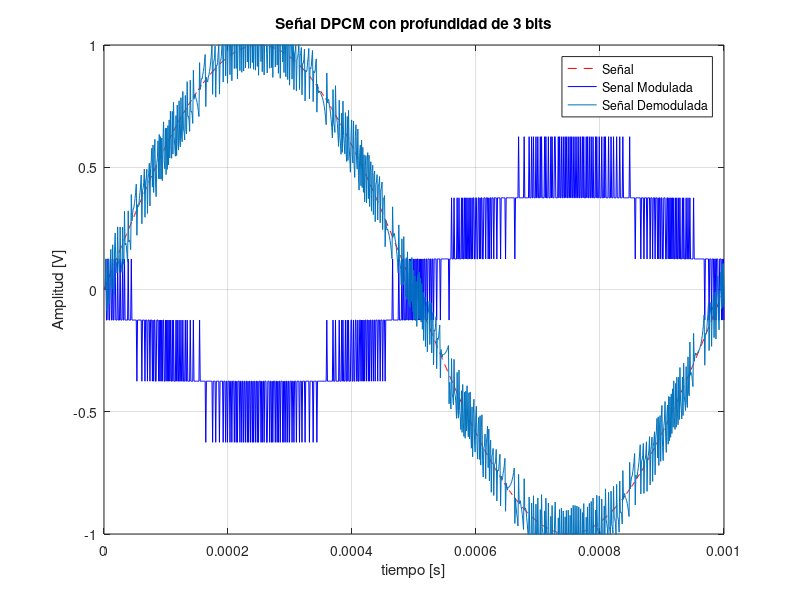

The MATLAB source for this figure:
%Tarea 2 Teoria de cominicaciones digitales.

%Nicolas Vergara Fecha 04/10/2024

clc;
clear all;
close all;

function [valor_cuantizado, error] = Cuantizar(valor, n_bits, mp)

    L = 2^n_bits; %n umero de niveles
    delta = 2 * mp / L; % tamano de cada nivel
    e = delta / 2; % error medio de los delta
    niveles = -mp + e : delta : mp - e; 
    dif = abs(valor - niveles); 
    [~, idx] = min(dif); % encuentra el indice del nivel mas cercano
    valor_cuantizado = niveles(idx); % valor cuantizado
    error = abs(valor - valor_cuantizado); % error de cuantización
end

%Funcion modulacion DPCM
function d_q = DPCM(m, orden, a_n, n_bits, mp)
    k = orden + 1;
    m_q = zeros(1, length(m));
    d_q = zeros(1, length(m));

    for i = k:length(m)
        prediccion = a_n(1) * m_q(i-1) + a_n(2) * m_q(i-2) + a_n(3) * m_q(i-3);
        d_q(i) = Cuantizar(m(i) - prediccion, n_bits, mp);
        m_q(i) = prediccion + d_q(i); % reconstrucción correcta en el transmisor
    end
end

% Funcion demodulacion DPCM
function m = DPCD(d_q, orden, a_n)
    k = orden + 1;
    m = zeros(1, length(d_q));
    m_q = zeros(1, length(d_q)); 

    for i = k:length(d_q)
        % predicción usando los coeficientes a_n
        prediccion = a_n(1) * m_q(i-1) + a_n(2) * m_q(i-2) + a_n(3) * m_q(i-3);
        m_q(i) = prediccion + d_q(i); % reconstrucción en el receptor
        m(i) = m_q(i); % senal demodulada
    end
end

%****** TRANSMISOR

%----------SAMPLEO
f = 1000; % Frecuencia de señal banda base 1000 Hz
n_muestras = 1000;
fs = f * n_muestras; % Frecuencia de muestreo para 1000 muestras por ciclo

T = 1 / f; % Periodo de un ciclo
N = round(T * fs); % Cantidad de muestras

t = linspace(0, T, N); % Intervalo de valores.

% Señal a modular
A = 1; % Amplitud
m = A * sin(2 * pi * f * t);

%----------CUANTIZACION
cantidad_bits = 3;

%---------MODULACION DPCM
senalDPCM_plana = DPCM(m, 3, [0.7071, 0.5, 0.25], cantidad_bits, A);

%****** RECEPTOR
senal_demodulada = DPCD(senalDPCM_plana, 3, [0.7071, 0.5, 0.25]);

%********Grafica

figure(1);
plot(t, m, 'r--', 'DisplayName','Señal'); 
hold on;
plot(t, senalDPCM_plana, 'b-', 'DisplayName', 'Senal Modulada'); 

plot(t, senal_demodulada, '-', 'DisplayName', 'Señal Demodulada');
hold off;



xlabel('tiempo [s]');
ylabel('Amplitud [V]');
title('Señal DPCM con profundidad de 3 bits');
legend('show');
grid on;
xlim([0, T]);
ylim([-1, 1]); 
